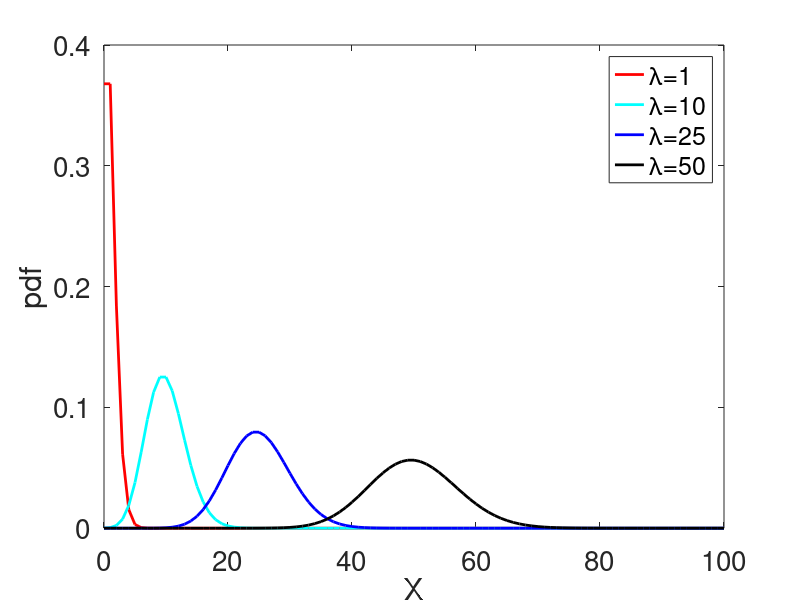

This figure's MATLAB source:
clc
clear
close all


K = 100;
X = 0:100; 
lw = 2;
fs = 20;

h = figure; 
hold on;
box on;
plot(X, poisspdf(X, 1), 'r', 'LineWidth', lw);
plot(X, poisspdf(X, 10), 'c', 'LineWidth', lw);
plot(X, poisspdf(X, 25), 'b', 'LineWidth', lw);
plot(X, poisspdf(X, 50), 'k', 'LineWidth', lw);
legend('\lambda=1', '\lambda=10', '\lambda=25', '\lambda=50', 'Location', 'best');
xlabel('X', 'FontSize', fs);
ylabel('pdf', 'FontSize', fs);
set(gca, 'fontsize', fs);
saveas(h, '../eps/poisson_distributions.eps', 'eps2c')